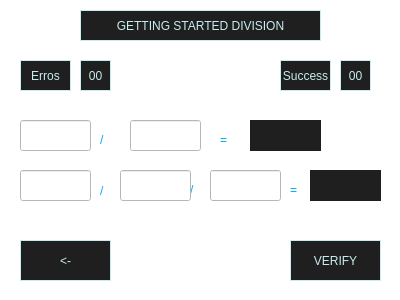
<?xml version="1.0" encoding="UTF-8"?>
<ui version="4.0">
 <class>form5</class>
 <widget class="QDialog" name="form5">
  <property name="geometry">
   <rect>
    <x>0</x>
    <y>0</y>
    <width>400</width>
    <height>300</height>
   </rect>
  </property>
  <property name="windowTitle">
   <string>Dialog</string>
  </property>
  <property name="styleSheet">
   <string notr="true">background-color: #fff;
</string>
  </property>
  <widget class="QLineEdit" name="lineEdit_4">
   <property name="geometry">
    <rect>
     <x>20</x>
     <y>170</y>
     <width>71</width>
     <height>31</height>
    </rect>
   </property>
   <property name="styleSheet">
    <string notr="true">font: 75 12pt &quot;MS Shell Dlg 2&quot;;
color:rgb(31, 31, 31);</string>
   </property>
   <property name="maxLength">
    <number>4</number>
   </property>
  </widget>
  <widget class="QLabel" name="label_4">
   <property name="geometry">
    <rect>
     <x>190</x>
     <y>180</y>
     <width>21</width>
     <height>20</height>
    </rect>
   </property>
   <property name="styleSheet">
    <string notr="true">
color: rgb(0, 170, 255);
font: 75 26pt &quot;Bahnschrift&quot;;</string>
   </property>
   <property name="text">
    <string>/</string>
   </property>
  </widget>
  <widget class="QLabel" name="label_5">
   <property name="geometry">
    <rect>
     <x>100</x>
     <y>180</y>
     <width>20</width>
     <height>21</height>
    </rect>
   </property>
   <property name="styleSheet">
    <string notr="true">
color: rgb(0, 170, 255);
font: 75 26pt &quot;Bahnschrift&quot;;</string>
   </property>
   <property name="text">
    <string>/</string>
   </property>
  </widget>
  <widget class="QLineEdit" name="lineEdit">
   <property name="geometry">
    <rect>
     <x>20</x>
     <y>120</y>
     <width>71</width>
     <height>31</height>
    </rect>
   </property>
   <property name="styleSheet">
    <string notr="true">font: 75 12pt &quot;MS Shell Dlg 2&quot;;
color:rgb(31, 31, 31);</string>
   </property>
   <property name="maxLength">
    <number>4</number>
   </property>
  </widget>
  <widget class="QLabel" name="label">
   <property name="geometry">
    <rect>
     <x>220</x>
     <y>130</y>
     <width>21</width>
     <height>20</height>
    </rect>
   </property>
   <property name="styleSheet">
    <string notr="true">
color: rgb(0, 170, 255);
font: 75 26pt &quot;Bahnschrift&quot;;</string>
   </property>
   <property name="text">
    <string>=</string>
   </property>
  </widget>
  <widget class="QLabel" name="label_3">
   <property name="geometry">
    <rect>
     <x>290</x>
     <y>180</y>
     <width>21</width>
     <height>20</height>
    </rect>
   </property>
   <property name="styleSheet">
    <string notr="true">
color: rgb(0, 170, 255);
font: 75 26pt &quot;Bahnschrift&quot;;</string>
   </property>
   <property name="text">
    <string>=</string>
   </property>
  </widget>
  <widget class="QPushButton" name="pushButton_2">
   <property name="enabled">
    <bool>false</bool>
   </property>
   <property name="geometry">
    <rect>
     <x>80</x>
     <y>10</y>
     <width>241</width>
     <height>31</height>
    </rect>
   </property>
   <property name="styleSheet">
    <string notr="true">color: rgb(200, 237, 240);
background-color:rgb(31, 31, 31);
border: 1px solid rgb(200, 237, 240);</string>
   </property>
   <property name="text">
    <string>GETTING STARTED DIVISION</string>
   </property>
  </widget>
  <widget class="QLabel" name="label_2">
   <property name="geometry">
    <rect>
     <x>100</x>
     <y>130</y>
     <width>21</width>
     <height>20</height>
    </rect>
   </property>
   <property name="styleSheet">
    <string notr="true">
color: rgb(0, 170, 255);
font: 75 26pt &quot;Bahnschrift&quot;;</string>
   </property>
   <property name="text">
    <string>/</string>
   </property>
  </widget>
  <widget class="QPushButton" name="pushButton_3">
   <property name="geometry">
    <rect>
     <x>20</x>
     <y>240</y>
     <width>91</width>
     <height>41</height>
    </rect>
   </property>
   <property name="cursor">
    <cursorShape>PointingHandCursor</cursorShape>
   </property>
   <property name="styleSheet">
    <string notr="true">color: rgb(200, 237, 240);
background-color:rgb(31, 31, 31);
border: 1px solid rgb(200, 237, 240);;</string>
   </property>
   <property name="text">
    <string>&lt;-</string>
   </property>
  </widget>
  <widget class="QPushButton" name="pushButton">
   <property name="geometry">
    <rect>
     <x>290</x>
     <y>240</y>
     <width>91</width>
     <height>41</height>
    </rect>
   </property>
   <property name="cursor">
    <cursorShape>PointingHandCursor</cursorShape>
   </property>
   <property name="styleSheet">
    <string notr="true">color: rgb(200, 237, 240);
background-color:rgb(31, 31, 31);
border: 1px solid rgb(200, 237, 240);</string>
   </property>
   <property name="text">
    <string>VERIFY</string>
   </property>
  </widget>
  <widget class="QLineEdit" name="lineEdit_2">
   <property name="geometry">
    <rect>
     <x>130</x>
     <y>120</y>
     <width>71</width>
     <height>31</height>
    </rect>
   </property>
   <property name="styleSheet">
    <string notr="true">font: 75 12pt &quot;MS Shell Dlg 2&quot;;
color:rgb(31, 31, 31);</string>
   </property>
   <property name="maxLength">
    <number>4</number>
   </property>
  </widget>
  <widget class="QPushButton" name="pushButton_7">
   <property name="enabled">
    <bool>false</bool>
   </property>
   <property name="geometry">
    <rect>
     <x>310</x>
     <y>170</y>
     <width>71</width>
     <height>31</height>
    </rect>
   </property>
   <property name="styleSheet">
    <string notr="true">font: 75 12pt &quot;MS Shell Dlg 2&quot;;
background-color:rgb(31, 31, 31);
border:none;
color: rgb(200, 237, 240);</string>
   </property>
   <property name="text">
    <string/>
   </property>
  </widget>
  <widget class="QPushButton" name="pushButton_6">
   <property name="enabled">
    <bool>false</bool>
   </property>
   <property name="geometry">
    <rect>
     <x>250</x>
     <y>120</y>
     <width>71</width>
     <height>31</height>
    </rect>
   </property>
   <property name="styleSheet">
    <string notr="true">font: 75 12pt &quot;MS Shell Dlg 2&quot;;
background-color:rgb(31, 31, 31);
border:none;
color: rgb(200, 237, 240);</string>
   </property>
   <property name="text">
    <string/>
   </property>
  </widget>
  <widget class="QLineEdit" name="lineEdit_9">
   <property name="geometry">
    <rect>
     <x>120</x>
     <y>170</y>
     <width>71</width>
     <height>31</height>
    </rect>
   </property>
   <property name="styleSheet">
    <string notr="true">font: 75 12pt &quot;MS Shell Dlg 2&quot;;
color:rgb(31, 31, 31);</string>
   </property>
   <property name="text">
    <string/>
   </property>
   <property name="maxLength">
    <number>4</number>
   </property>
  </widget>
  <widget class="QLineEdit" name="lineEdit_10">
   <property name="geometry">
    <rect>
     <x>210</x>
     <y>170</y>
     <width>71</width>
     <height>31</height>
    </rect>
   </property>
   <property name="styleSheet">
    <string notr="true">font: 75 12pt &quot;MS Shell Dlg 2&quot;;
color:rgb(31, 31, 31);</string>
   </property>
   <property name="text">
    <string/>
   </property>
   <property name="maxLength">
    <number>4</number>
   </property>
  </widget>
  <widget class="QPushButton" name="pushButton_8_error">
   <property name="enabled">
    <bool>false</bool>
   </property>
   <property name="geometry">
    <rect>
     <x>80</x>
     <y>60</y>
     <width>31</width>
     <height>31</height>
    </rect>
   </property>
   <property name="styleSheet">
    <string notr="true">color: rgb(200, 237, 240);
background-color:rgb(31, 31, 31);
border:1px solid rgb(200, 237, 240);</string>
   </property>
   <property name="text">
    <string>00</string>
   </property>
  </widget>
  <widget class="QPushButton" name="pushButton_9_success">
   <property name="enabled">
    <bool>false</bool>
   </property>
   <property name="geometry">
    <rect>
     <x>340</x>
     <y>60</y>
     <width>31</width>
     <height>31</height>
    </rect>
   </property>
   <property name="styleSheet">
    <string notr="true">color: rgb(200, 237, 240);
background-color:rgb(31, 31, 31);
border:1px solid rgb(200, 237, 240);</string>
   </property>
   <property name="text">
    <string>00</string>
   </property>
  </widget>
  <widget class="QPushButton" name="pushButton_4">
   <property name="enabled">
    <bool>false</bool>
   </property>
   <property name="geometry">
    <rect>
     <x>20</x>
     <y>60</y>
     <width>51</width>
     <height>31</height>
    </rect>
   </property>
   <property name="styleSheet">
    <string notr="true">color: rgb(200, 237, 240);
background-color:rgb(31, 31, 31);
border:1px solid rgb(200, 237, 240);</string>
   </property>
   <property name="text">
    <string>Erros</string>
   </property>
  </widget>
  <widget class="QPushButton" name="pushButton_5">
   <property name="enabled">
    <bool>false</bool>
   </property>
   <property name="geometry">
    <rect>
     <x>280</x>
     <y>60</y>
     <width>51</width>
     <height>31</height>
    </rect>
   </property>
   <property name="styleSheet">
    <string notr="true">color: rgb(200, 237, 240);
background-color:rgb(31, 31, 31);
border:1px solid rgb(200, 237, 240);</string>
   </property>
   <property name="text">
    <string>Success</string>
   </property>
  </widget>
 </widget>
 <resources/>
 <connections/>
</ui>
